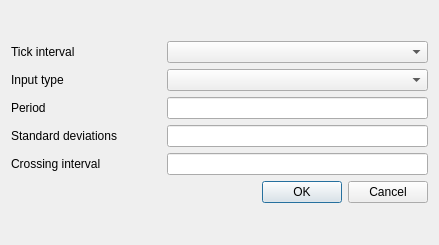
<?xml version="1.0" encoding="UTF-8"?>
<ui version="4.0">
 <class>BBSettingsDialog</class>
 <widget class="QDialog" name="BBSettingsDialog">
  <property name="geometry">
   <rect>
    <x>0</x>
    <y>0</y>
    <width>439</width>
    <height>245</height>
   </rect>
  </property>
  <property name="sizePolicy">
   <sizepolicy hsizetype="Expanding" vsizetype="Expanding">
    <horstretch>0</horstretch>
    <verstretch>0</verstretch>
   </sizepolicy>
  </property>
  <property name="minimumSize">
   <size>
    <width>439</width>
    <height>245</height>
   </size>
  </property>
  <property name="windowTitle">
   <string>Bollinger Bands Settings</string>
  </property>
  <layout class="QGridLayout" name="gridLayout">
   <item row="0" column="0">
    <layout class="QVBoxLayout" name="verticalLayout">
     <item>
      <layout class="QHBoxLayout" name="horizontalLayout">
       <item>
        <widget class="QLabel" name="label">
         <property name="minimumSize">
          <size>
           <width>150</width>
           <height>0</height>
          </size>
         </property>
         <property name="text">
          <string>Tick interval</string>
         </property>
        </widget>
       </item>
       <item>
        <widget class="QComboBox" name="comboBox">
         <property name="sizePolicy">
          <sizepolicy hsizetype="Expanding" vsizetype="Fixed">
           <horstretch>0</horstretch>
           <verstretch>0</verstretch>
          </sizepolicy>
         </property>
         <property name="minimumSize">
          <size>
           <width>150</width>
           <height>0</height>
          </size>
         </property>
        </widget>
       </item>
      </layout>
     </item>
     <item>
      <layout class="QHBoxLayout" name="horizontalLayout_3">
       <item>
        <widget class="QLabel" name="label_3">
         <property name="minimumSize">
          <size>
           <width>150</width>
           <height>0</height>
          </size>
         </property>
         <property name="text">
          <string>Input type</string>
         </property>
        </widget>
       </item>
       <item>
        <widget class="QComboBox" name="comboBox_3">
         <property name="sizePolicy">
          <sizepolicy hsizetype="Expanding" vsizetype="Fixed">
           <horstretch>0</horstretch>
           <verstretch>0</verstretch>
          </sizepolicy>
         </property>
         <property name="minimumSize">
          <size>
           <width>150</width>
           <height>0</height>
          </size>
         </property>
        </widget>
       </item>
      </layout>
     </item>
     <item>
      <layout class="QHBoxLayout" name="horizontalLayout_5">
       <item>
        <widget class="QLabel" name="label_6">
         <property name="minimumSize">
          <size>
           <width>150</width>
           <height>0</height>
          </size>
         </property>
         <property name="text">
          <string>Period</string>
         </property>
        </widget>
       </item>
       <item>
        <widget class="QLineEdit" name="lineEdit_2">
         <property name="sizePolicy">
          <sizepolicy hsizetype="Expanding" vsizetype="Fixed">
           <horstretch>0</horstretch>
           <verstretch>0</verstretch>
          </sizepolicy>
         </property>
         <property name="minimumSize">
          <size>
           <width>150</width>
           <height>0</height>
          </size>
         </property>
        </widget>
       </item>
      </layout>
     </item>
     <item>
      <layout class="QHBoxLayout" name="horizontalLayout_4">
       <item>
        <widget class="QLabel" name="label_5">
         <property name="minimumSize">
          <size>
           <width>150</width>
           <height>0</height>
          </size>
         </property>
         <property name="text">
          <string>Standard deviations</string>
         </property>
        </widget>
       </item>
       <item>
        <widget class="QLineEdit" name="lineEdit">
         <property name="sizePolicy">
          <sizepolicy hsizetype="Expanding" vsizetype="Fixed">
           <horstretch>0</horstretch>
           <verstretch>0</verstretch>
          </sizepolicy>
         </property>
         <property name="minimumSize">
          <size>
           <width>150</width>
           <height>0</height>
          </size>
         </property>
        </widget>
       </item>
      </layout>
     </item>
     <item>
      <layout class="QHBoxLayout" name="horizontalLayout_2">
       <item>
        <widget class="QLabel" name="label_7">
         <property name="minimumSize">
          <size>
           <width>150</width>
           <height>0</height>
          </size>
         </property>
         <property name="text">
          <string>Crossing interval</string>
         </property>
        </widget>
       </item>
       <item>
        <widget class="QLineEdit" name="lineEdit_3">
         <property name="sizePolicy">
          <sizepolicy hsizetype="Expanding" vsizetype="Fixed">
           <horstretch>0</horstretch>
           <verstretch>0</verstretch>
          </sizepolicy>
         </property>
         <property name="minimumSize">
          <size>
           <width>150</width>
           <height>0</height>
          </size>
         </property>
        </widget>
       </item>
      </layout>
     </item>
     <item>
      <widget class="QDialogButtonBox" name="buttonBox">
       <property name="orientation">
        <enum>Qt::Horizontal</enum>
       </property>
       <property name="standardButtons">
        <set>QDialogButtonBox::Cancel|QDialogButtonBox::Ok</set>
       </property>
      </widget>
     </item>
    </layout>
   </item>
  </layout>
 </widget>
 <resources/>
 <connections>
  <connection>
   <sender>buttonBox</sender>
   <signal>accepted()</signal>
   <receiver>BBSettingsDialog</receiver>
   <slot>accept()</slot>
   <hints>
    <hint type="sourcelabel">
     <x>248</x>
     <y>254</y>
    </hint>
    <hint type="destinationlabel">
     <x>157</x>
     <y>274</y>
    </hint>
   </hints>
  </connection>
  <connection>
   <sender>buttonBox</sender>
   <signal>rejected()</signal>
   <receiver>BBSettingsDialog</receiver>
   <slot>reject()</slot>
   <hints>
    <hint type="sourcelabel">
     <x>316</x>
     <y>260</y>
    </hint>
    <hint type="destinationlabel">
     <x>286</x>
     <y>274</y>
    </hint>
   </hints>
  </connection>
 </connections>
</ui>
